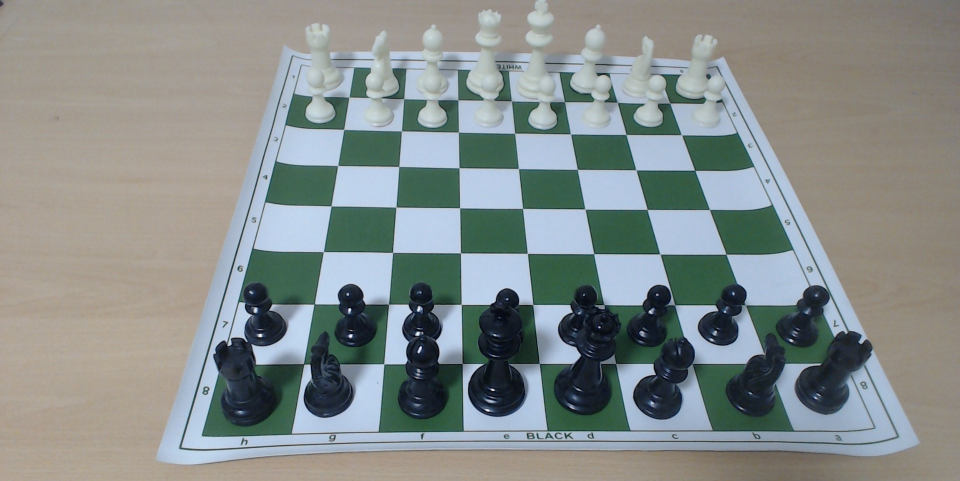
#> input picture data/raw/tablero_fuga.jpg, 1920 x 962 px, given in place of the camera (shown at 1/2 size)
$ python parser_table.py
#> lines starting #> are read from the running program, lines starting #| are printed output that depends on the picture; after the words box and inside, x2 and y2 are one past the last pixel; in counts of white or black regions, pixels touching at a corner belong together
import cv2
import numpy as np

# python src/parser/parser_table.py

def _sort_corners(pts):
    pts = pts.reshape(4, 2).astype(np.float32)
    s = pts.sum(axis=1)
    d = np.diff(pts, axis=1).ravel()
    return np.array([
        pts[np.argmin(s)], pts[np.argmax(d)], pts[np.argmax(s)], pts[np.argmin(d)]
    ], dtype=np.float32)

class DetectorTablero:
    LADO_DESTINO = 800

    def __init__(self, offset=0):
        self.offset = offset
        self.alfa = 0.15
        self.zona_muerta = 3.0
        self.reset() # Inicializamos el estado limpio

    def reset(self):
        """Borra la memoria para forzar una nueva detección."""
        self.esquinas_referencia = None
        self.esquinas_suavizadas = None
        self.H = None
        self.paciencia_oclusion = 0

    def update_frame(self, frame):
        self._imagen_bgr = frame.copy()
        self._imagen_gris = cv2.cvtColor(frame, cv2.COLOR_BGR2GRAY)
        self._imagen_hsv = cv2.cvtColor(frame, cv2.COLOR_BGR2HSV)
        self.esquinas = None

    def detect_board_corners(self, prev_corners=None, umbral_diff=30):
        desenfocado = cv2.GaussianBlur(self._imagen_gris, (5, 5), 0)
        bordes = cv2.Canny(desenfocado, 50, 150)
        bordes_cerrados = cv2.morphologyEx(bordes, cv2.MORPH_CLOSE, np.ones((5, 5), np.uint8))
        contornos, _ = cv2.findContours(bordes_cerrados, cv2.RETR_EXTERNAL, cv2.CHAIN_APPROX_SIMPLE)

        if contornos:
            contorno_mayor = max(contornos, key=cv2.contourArea)
            hull = cv2.convexHull(contorno_mayor)
            approx = cv2.approxPolyDP(hull, 0.04 * cv2.arcLength(hull, True), True)

            if len(approx) == 4:
                nuevas_ord = _sort_corners(approx)

                if prev_corners is not None:
                    prev_ord = _sort_corners(prev_corners)

                    # 1. Distancia máxima que se movió cualquier esquina
                    max_mov = np.max(np.linalg.norm(nuevas_ord - prev_ord, axis=1))

                    # 2. Filtro de Oclusiones
                    if max_mov > umbral_diff:
                        self.paciencia_oclusion += 1
                        if self.paciencia_oclusion > 60:
                            self.reset()
                            return None
                        self.esquinas = prev_corners
                        return prev_corners

                    self.paciencia_oclusion = 0

                    # 3. ESTABILIZACIÓN PROPORCIONAL
                    # Distancia entre la esquina 0 y la 2 (la diagonal cruzada del tablero)
                    diagonal = np.linalg.norm(prev_ord[0] - prev_ord[2])

                    # Definimos el límite como un 5% de la diagonal
                    tolerancia_dinamica = 0.05 * diagonal

                    # Si el movimiento no supera el % de la diagonal, lo ignoramos
                    if max_mov < tolerancia_dinamica:
                        self.esquinas = prev_corners
                        return prev_corners

                # 4. Filtro EMA
                if self.esquinas_suavizadas is None:
                    self.esquinas_suavizadas = nuevas_ord
                else:
                    self.esquinas_suavizadas = (self.alfa * nuevas_ord) + ((1 - self.alfa) * self.esquinas_suavizadas)

                self.esquinas = self.esquinas_suavizadas
                return self.esquinas

        raise ValueError("No se encontró tablero")

    def standardize_orientation(self):
        pts_ordenados = _sort_corners(self.esquinas)

        if self.esquinas_referencia is None:
            # 1. Hacemos UN SOLO warp crudo para analizar la luz
            lado = 400
            dst = np.array([[0,0], [0,lado], [lado,lado], [lado,0]], dtype=np.float32)
            H = cv2.getPerspectiveTransform(pts_ordenados, dst)
            warp = cv2.warpPerspective(self._imagen_hsv[:,:,2], H, (lado, lado))

            # 2. Medimos el brillo del 25% de cada extremo
            b = int(lado * 0.25)
            e_sup = np.mean(warp[:b, :])
            e_inf = np.mean(warp[-b:, :])
            e_izq = np.mean(warp[:, :b])
            e_der = np.mean(warp[:, -b:])

            # 3. Comparamos energías para decidir la rotación exacta
            diff_filas = abs(e_sup - e_inf)
            diff_cols = abs(e_izq - e_der)

            if diff_cols > diff_filas:
                # Las piezas están a los lados -> rotar 90° o 270°
                mejor_roll = 1 if e_izq > e_der else 3
            else:
                # Las piezas están arriba/abajo -> rotar 180° o dejar en 0°
                mejor_roll = 2 if e_sup > e_inf else 0

            self.esquinas_referencia = np.roll(pts_ordenados, mejor_roll, axis=0)
            self._pts_origen_orientados = self.esquinas_referencia.copy()
        else:
            # Lógica original para tracking (frames posteriores)
            mejor_roll, mejor_dist = 0, float('inf')
            for i in range(4):
                pts_prueba = np.roll(pts_ordenados, i, axis=0)
                dist = np.linalg.norm(pts_prueba - self.esquinas_referencia)
                if dist < mejor_dist:
                    mejor_dist, mejor_roll = dist, i
            self._pts_origen_orientados = np.roll(pts_ordenados, mejor_roll, axis=0)
            self.esquinas_referencia = self._pts_origen_orientados.copy()

    def get_board_roi(self):
        """Calcula la homografía final aplicando el offset y devuelve el ROI limpio."""
        self.standardize_orientation()
        o, lado = self.offset, self.LADO_DESTINO

        pts_destino = np.array([
            [-o, -o],
            [-o, lado + o],
            [lado + o, lado + o],
            [lado + o, -o]
        ], dtype=np.float32)

        self.H = cv2.getPerspectiveTransform(self._pts_origen_orientados, pts_destino)
        roi_hsv = cv2.warpPerspective(self._imagen_hsv, self.H, (lado, lado))

        # Ecualización del canal V para estabilizar la luz
        clahe = cv2.createCLAHE(clipLimit=2.0, tileGridSize=(8, 8))
        roi_hsv[:, :, 2] = clahe.apply(roi_hsv[:, :, 2])

        return cv2.cvtColor(roi_hsv, cv2.COLOR_HSV2BGR)

    def get_math_grid(self):
        paso = self.LADO_DESTINO // 8
        return [int(i * paso) for i in range(9)]

def configurar_offset(cap, offset_inicial=0):
    """
    Ajusta el offset. Presiona ENTER para confirmar o 'r' para buscar el tablero de nuevo.
    """
#> called with offset_inicial = 0
    ventana = "Ajuste de Offset (ENTER: confirmar | R: re-detectar)"
    cv2.namedWindow(ventana, cv2.WINDOW_NORMAL)
    cv2.resizeWindow(ventana, 500, 500)
    cv2.createTrackbar("Offset", ventana, offset_inicial, 150, lambda x: None)

    parser_temp = DetectorTablero(offset=offset_inicial)
    prev_corners = None
    frame_congelado = None
    offset_final = offset_inicial

    while True: # Bucle principal para permitir re-intentos
        # 1. Bucle de búsqueda en vivo
        while True:
            ret, frame = cap.read()
#> frame is the input picture: shape (962, 1920, 3); mean B, G, R 139, 140.9, 133.9
            if not ret:
                cap.set(cv2.CAP_PROP_POS_FRAMES, 0)
                continue

            parser_temp.update_frame(frame)
#> in update_frame, `self._imagen_gris = cv2.cvtColor(frame, cv2.COLOR_BGR2GRAY)`:
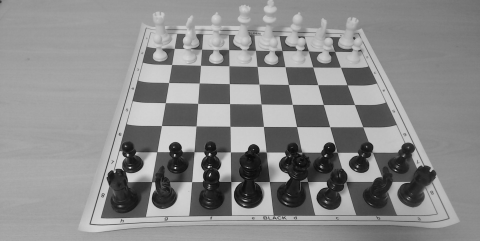
#> self._imagen_gris: shape (962, 1920) (shown at 1/4 size); min 0, max 255, mean 138.6
            try:
                # Forzamos detección limpia pasando None temporalmente si venimos de un reset
                prev_corners = parser_temp.detect_board_corners(None if prev_corners is None else prev_corners)
#> in detect_board_corners, `bordes = cv2.Canny(desenfocado, 50, 150)`:
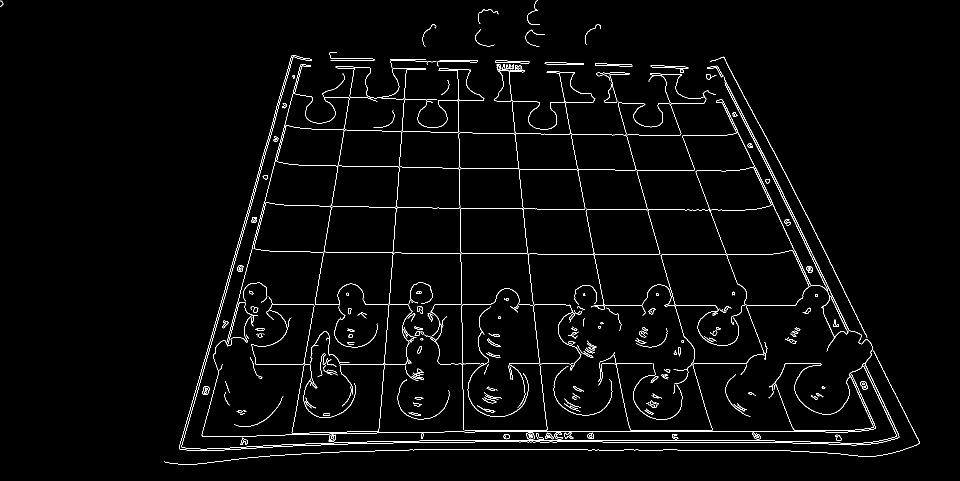
#> bordes: shape (962, 1920) (shown at 1/2 size); 2.2% white in thin lines or dots
#> in detect_board_corners, `bordes_cerrados = cv2.morphologyEx(bordes, cv2.MORPH_CLOSE, np.ones((5..`:
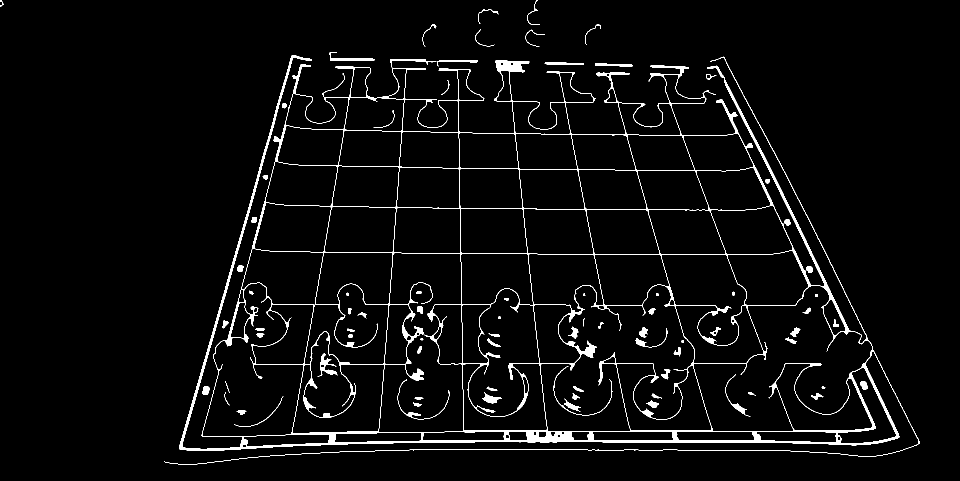
#> bordes_cerrados: shape (962, 1920) (shown at 1/2 size); 3.5% white; 82 white regions
#> in detect_board_corners, `contornos, _ = cv2.findContours(bordes_cerrados, cv2.RETR_EXTERNAL, cv..`: contornos = 25 contours, 2 with area under 20; largest, box (x1, y1, x2, y2) and area: (328, 110, 1840, 929) 766274, (659, 104, 749, 122) 278, (874, 120, 956, 133) 236, (780, 118, 873, 135) 232, (1089, 125, 1168, 130) 228
#> in detect_board_corners, `contorno_mayor = max(contornos, key=cv2.contourArea)`: contorno_mayor = contour of 5846 points, box (x1, y1, x2, y2) (328, 110, 1840, 929), area 766274
#> in detect_board_corners, `hull = cv2.convexHull(contorno_mayor)`: hull = contour of 28 points, box (x1, y1, x2, y2) (328, 110, 1840, 929), area 968268
#> in detect_board_corners, `approx = cv2.approxPolyDP(hull, 0.04 * cv2.arcLength(hull, True), True)`: approx = [[1839, 883], [328, 923], [584, 110], [1447, 113]]
#> in _sort_corners, `s = pts.sum(axis=1)`: s = [2722, 1251, 694, 1560]
#> in _sort_corners, `d = np.diff(pts, axis=1).ravel()`: d = [-956, 595, -474, -1334]
#> in detect_board_corners, `nuevas_ord = _sort_corners(approx)`: nuevas_ord = [[584, 110], [328, 923], [1839, 883], [1447, 113]]
#> prev_corners = [[584, 110], [328, 923], [1839, 883], [1447, 113]]
                if prev_corners is not None:
                    frame_congelado = frame.copy()
                    break # Tablero encontrado
            except ValueError:
                prev_corners = None

            cv2.imshow(ventana, frame)
            if cv2.waitKey(1) & 0xFF == 27: # ESC
                cv2.destroyWindow(ventana)
                return offset_inicial

        print("\n[!] Tablero detectado. Ajusta la grilla. ENTER: confirmar | R: re-detectar.")

        # 2. Bucle estático sobre el frame congelado
        confirmado = False
        while True:
            offset_final = cv2.getTrackbarPos("Offset", ventana)
            parser_temp.offset = offset_final
            parser_temp.update_frame(frame_congelado)

            try:
                # Usamos los corners ya detectados para que la vista sea estable
                corners = parser_temp.detect_board_corners(prev_corners)
#> corners = [[584, 110], [328, 923], [1839, 883], [1447, 113]]
                if corners is not None:
                    roi = parser_temp.get_board_roi()
#> in standardize_orientation, `H = cv2.getPerspectiveTransform(pts_ordenados, dst)`: H = [[0.487, 0.153, -301.4], [-0.0033, 0.95, -102.6], [-4.4e-05, 0.00103, 1]]
#> in standardize_orientation, `warp = cv2.warpPerspective(self._imagen_hsv[:,:,2], H, (lado, lado))`:
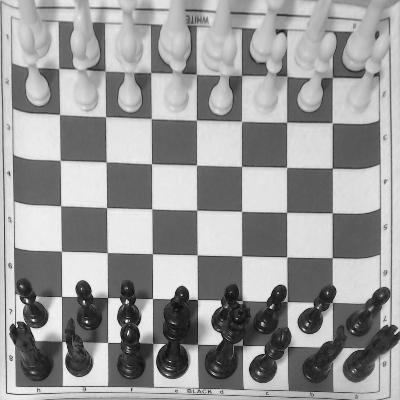
#> warp: shape (400, 400); min 7, max 255, mean 152.4
#> in standardize_orientation, `e_sup = np.mean(warp[:b, :])`: e_sup = 170.1
#> in standardize_orientation, `e_inf = np.mean(warp[-b:, :])`: e_inf = 117.8
#> in standardize_orientation, `e_izq = np.mean(warp[:, :b])`: e_izq = 158.9
#> in standardize_orientation, `e_der = np.mean(warp[:, -b:])`: e_der = 153.4
#> in standardize_orientation, `diff_filas = abs(e_sup - e_inf)`: diff_filas = 52.33
#> in standardize_orientation, `diff_cols = abs(e_izq - e_der)`: diff_cols = 5.47
#> in standardize_orientation, `mejor_roll = 2 if e_sup > e_inf else 0`: mejor_roll = 2
#> in standardize_orientation, `self.esquinas_referencia = np.roll(pts_ordenados, mejor_roll, axis=0)`: self.esquinas_referencia = [[1839, 883], [1447, 113], [584, 110], [328, 923]]
#> in get_board_roi, `self.H = cv2.getPerspectiveTransform(self._pts_origen_orientados, pts_..`: self.H = [[-1.01, 0.514, 1402.8], [-0.0286, -1.08, 1005.1], [-4.4e-05, 0.00103, 1]]
#> in get_board_roi, `return cv2.cvtColor(roi_hsv, cv2.COLOR_HSV2BGR)`:
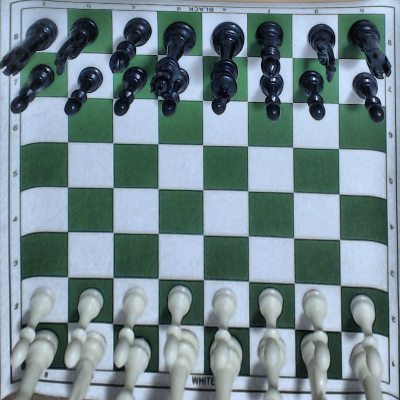
#> returned value: shape (800, 800, 3) (shown at 1/2 size); mean B, G, R 141.8, 136.1, 115.6
                    lado = parser_temp.LADO_DESTINO

                    # Dibujar grilla
                    for p in parser_temp.get_math_grid():
                        cv2.line(roi, (0, p), (lado, p), (0, 255, 0), 2)
                        cv2.line(roi, (p, 0), (p, lado), (0, 255, 0), 2)
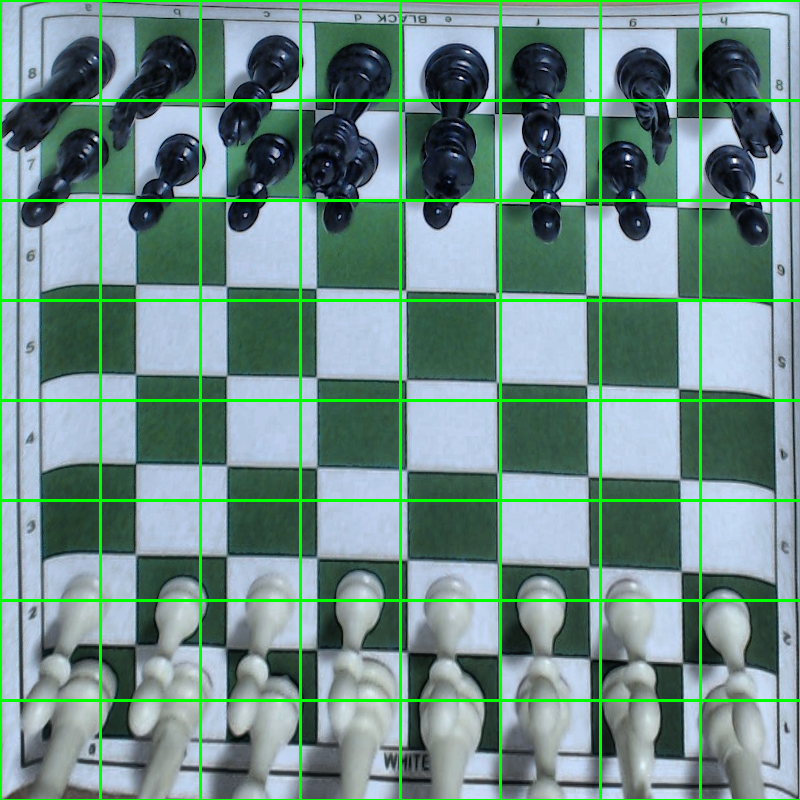
#> roi: shape (800, 800, 3); 5.91% of pixels changed, all inside (x1, y1, x2, y2) = (0, 0, 800, 800)

                    cv2.imshow(ventana, roi)
                else:
                    cv2.imshow(ventana, frame_congelado)
            except ValueError:
                cv2.imshow(ventana, frame_congelado)

            key = cv2.waitKey(30) & 0xFF
#> (key Esc is pressed here)
            if key in [13, 32]: # ENTER o ESPACIO
                confirmado = True
                break
            elif key == ord('r') or key == ord('R'): # Tecla 'r' para re-detectar
                print("[!] Descartando captura. Buscando nuevamente...")
                parser_temp.reset()
                prev_corners = None
                break # Rompe el bucle estático y vuelve al bucle de búsqueda en vivo

        if confirmado:
            break # Sale del bucle principal

    cv2.destroyWindow(ventana)
    return offset_final

if __name__ == "__main__":
    cap = cv2.VideoCapture(1)
    offset_elegido = configurar_offset(cap, offset_inicial=0)

    parser = DetectorTablero(offset=offset_elegido)
    prev_corners = None

    while cap.isOpened():
        ret, frame = cap.read()
        if not ret: break

        cv2.namedWindow("Camara Original", cv2.WINDOW_NORMAL)
        cv2.namedWindow("Tablero Warpeado (Blancas abajo)", cv2.WINDOW_NORMAL)
        cv2.resizeWindow("Camara Original", 450, 450)
        cv2.resizeWindow("Tablero Warpeado (Blancas abajo)", 450, 450)

        parser.update_frame(frame)

        try:
            # 1. Intentar detectar o recuperar el tablero anterior
            prev_corners = parser.detect_board_corners(prev_corners)
#> prev_corners = [[584, 110], [328, 923], [1839, 883], [1447, 113]]

            # ATENCIÓN: Si hubo reset, saltamos este frame para que no intente dibujar nada
            if prev_corners is None:
                continue

            # 2. Obtener el ROI recto (esto calcula parser.H internamente)
            roi = parser.get_board_roi()

            # 3. Dibujar el polígono exterior del tablero en la cámara
            cv2.polylines(frame, [parser.esquinas.astype(np.int32)], True, (0, 0, 255), 3)

            # 4. Proyectar la grilla 8x8 hacia el frame de la cámara usando H invertida
            if parser.H is not None:
                H_inv = np.linalg.inv(parser.H)
#> H_inv = [[-1.05, 0.459, 1007.6], [-0.00775, -0.471, 483.8], [-3.81e-05, 0.000503, 0.548]]
                pasos = parser.get_math_grid()
                lado = parser.LADO_DESTINO

                for p in pasos:
                    pts_h = np.array([[[0, p], [lado, p]]], dtype=np.float32)
                    pts_v = np.array([[[p, 0], [p, lado]]], dtype=np.float32)

                    orig_h = cv2.perspectiveTransform(pts_h, H_inv)
                    orig_v = cv2.perspectiveTransform(pts_v, H_inv)

                    cv2.line(frame, tuple(map(int, orig_h[0][0])), tuple(map(int, orig_h[0][1])), (255, 0, 0), 2)
                    cv2.line(frame, tuple(map(int, orig_v[0][0])), tuple(map(int, orig_v[0][1])), (255, 0, 0), 2)
#> this loop made 9 passes
#> (orig_h, orig_v) on passes 1 to 6: ([[1839, 883], [328, 923]], [[1839, 883], [1447, 113]]), ([[1761.2, 730.1], [379.8, 758.4]], [[1659.4, 887.8], [1342.2, 112.6]]), ([[1695.4, 600.9], [423.3, 620.5]], [[1477.2, 892.6], [1236.5, 112.3]]), ([[1639.1, 490.3], [460.1, 503.4]], [[1292.5, 897.5], [1129.9, 111.9]]), ([[1590.4, 394.6], [491.8, 402.7]], [[1105.1, 902.4], [1022.5, 111.5]]), ([[1547.8, 310.9], [519.4, 315.2]], [[915, 907.5], [914.2, 111.1]])
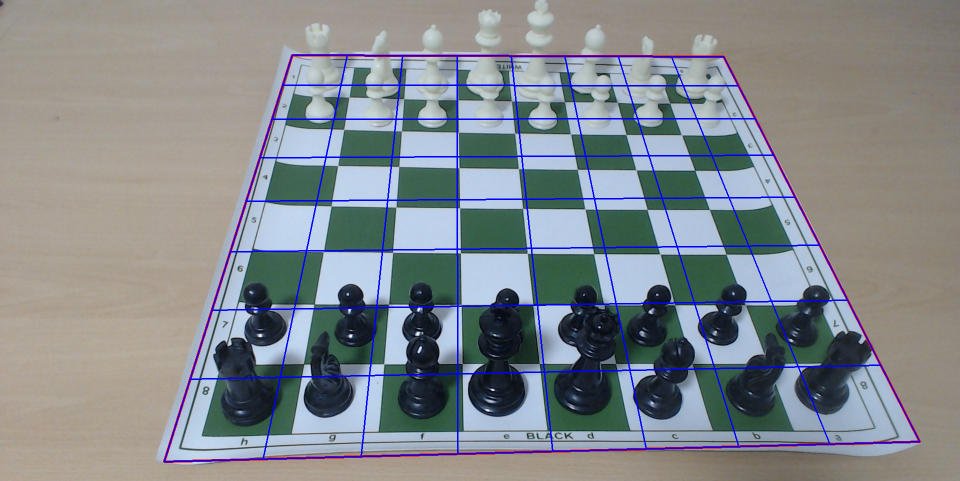
#> frame: shape (962, 1920, 3) (shown at 1/2 size); mean B, G, R 141, 136.1, 130.9

            # Mostrar la vista plana y recortada
            cv2.imshow("Tablero Warpeado (Blancas abajo)", roi)

        except ValueError:
            # Si lanza ValueError ("No se encontró tablero"), limpiamos prev_corners
            prev_corners = None

        cv2.imshow("Camara Original", frame)

        if cv2.waitKey(1) & 0xFF == 27:
#> (key Esc is pressed here)
            break

    cap.release()
    cv2.destroyAllWindows()
